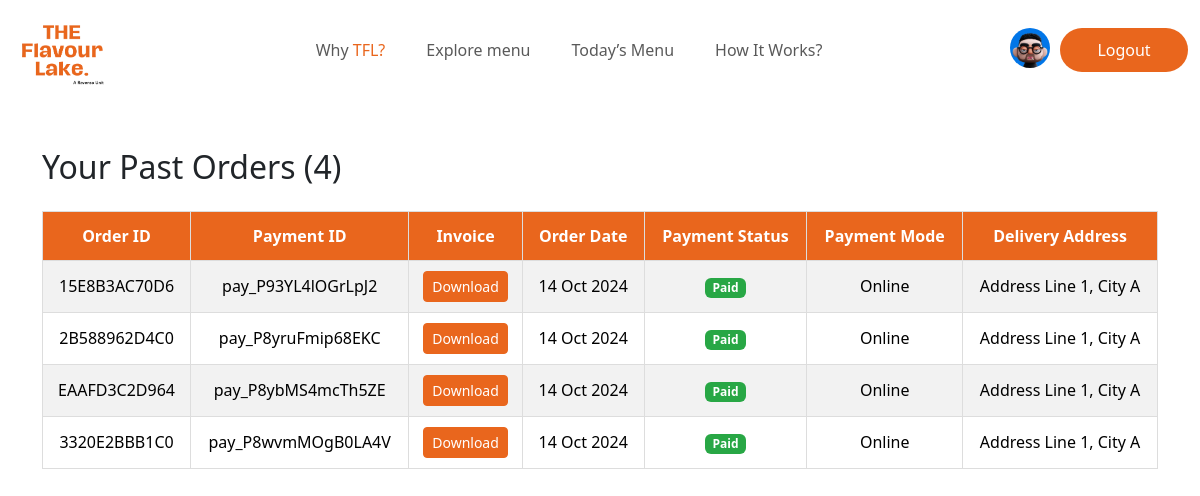
Before: /past_orders/ (signed in) with the older database file.
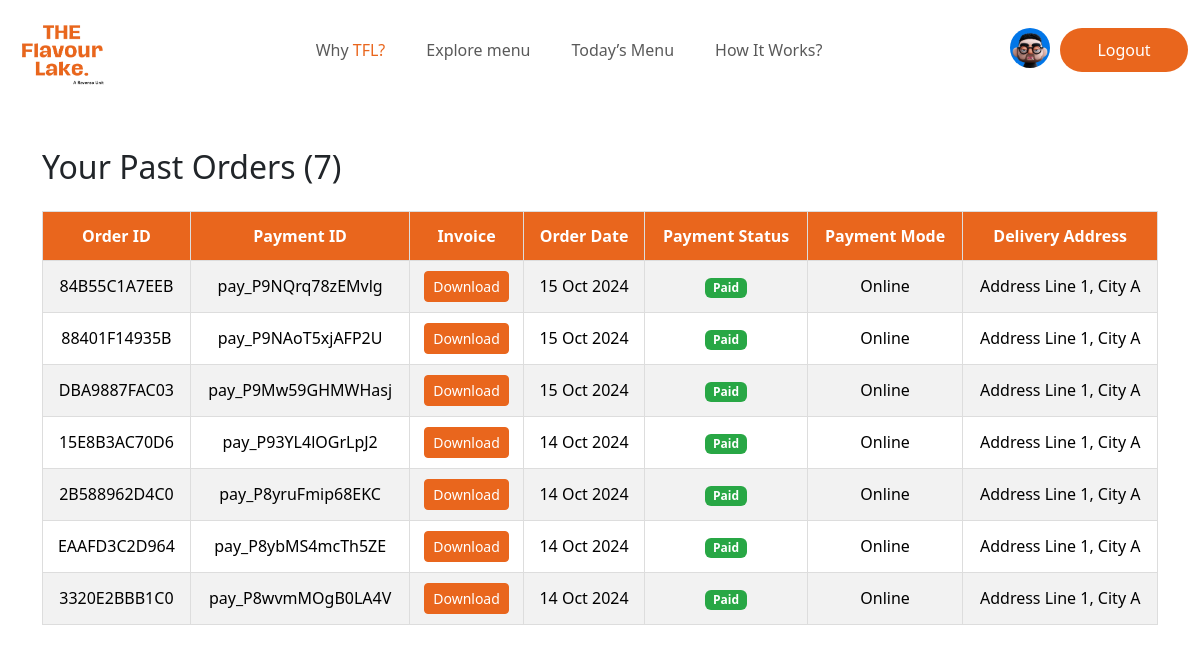
After: the same page with the newer database file.
### home/models.py (models this page shows, shortened)
class Order(models.Model):
    order_id = models.CharField(max_length=12, unique=True, blank=True, null=True)
    payment_id = models.CharField(max_length=100, unique=True, blank=True, null=True)
    pdf_invoice = models.FileField(upload_to='invoices/', blank=True, null=True)
    created_at = models.DateTimeField(auto_now_add=True, blank=True, null=True)
    customer_email = models.EmailField(blank=True, null=True)
    payment_status = models.CharField(max_length=10, choices=[('pending', 'Pending'), ('paid', 'Paid')], default='pending')
    payment_mode = models.CharField(max_length=10, choices=[('online', 'Online'), ('cash', 'Cash')], default='online')
    delivery_address = models.ForeignKey(DeliveryAddress, on_delete=models.SET_NULL, null=True, blank=True)
    delivery_otp = models.IntegerField(default=0, null=True, blank=True)
    delivery_status = models.CharField(max_length=10, choices=[('pending', 'Pending'), ('delivered', 'Delivered')], default='pending')

class DeliveryAddress(models.Model):
    user = models.ForeignKey(User, on_delete=models.CASCADE, related_name='delivery_addresses')
    address_line1 = models.CharField(max_length=255,default="Address Line 1")
    city = models.CharField(max_length=100,default="City A")
    phone_number = models.CharField(max_length=15,default="9999900000")
    is_primary = models.BooleanField(default=False)
    created_at = models.DateTimeField(auto_now_add=True)
    updated_at = models.DateTimeField(auto_now=True)
    def __str__(self):
        return f"{self.address_line1}, {self.city}"

### home/views.py (the view)
# urls.py: path('past_orders/', views.past_orders, name='past_orders'),
@login_required
def past_orders(request):
    past_orders = Order.objects.filter(customer_email=request.user.email).order_by('-created_at')
    context = {
        'past_orders': past_orders,
    }
    return render(request, 'apps/home/past_orders.html',context)

### templates/apps/home/past_orders.html (shortened to what this page needs)
{% extends "account/base_entrance.html" %}
{% load i18n %}
{% load static %}
{% load allauth account %}
{% block content %}
    <div class="container mt-5">
        <h2 class="mb-4">Your Past Orders ({{ past_orders.count }})</h2>
        {% if past_orders %}
        <div class="table-responsive">
            <table class="table table-striped table-bordered orders-table">
                <thead class="thead-dark" style="background-color: #E9661C; color: white;">
                    <tr>
                        <th>Order ID</th>
                        <th>Payment ID</th>
                        <th>Invoice</th>
                        <th>Order Date</th>
                        <th>Payment Status</th>
                        <th>Payment Mode</th>
                        <th>Delivery Address</th>
                    </tr>
                </thead>
                <tbody>
                    {% for order in past_orders %}
                    <tr class="mb-3">
                        <td data-label="Order ID">{{ order.order_id }}</td>
                        <td data-label="Payment ID">{{ order.payment_id }}</td>
                        <td data-label="Invoice">
                            {% if order.pdf_invoice %}
                                <a href="{{ order.pdf_invoice.url }}" class="btn btn-sm btn-primary" target="_blank">Download</a>
                            {% else %}
                                No Invoice
                            {% endif %}
                        </td>
                        <td data-label="Order Date">{{ order.created_at|date:"d M Y" }}</td>
                        <td data-label="Payment Status">
                            <span class="badge {% if order.payment_status == 'paid' %}badge-success{% else %}badge-warning{% endif %}">
                                {{ order.payment_status|title }}
                            </span>
                        </td>
                        <td data-label="Payment Mode">{{ order.payment_mode|title }}</td>
                        <td data-label="Delivery Address">
                            {% if order.delivery_address %}
                                {{ order.delivery_address|truncatechars:30 }}
                            {% else %}
                                No Address Provided
                            {% endif %}
                        </td>
                    </tr>
                    {% endfor %}
                </tbody>
            </table>
        </div>
        {% else %}
        <p class="text-center">You have no past orders.</p>
        {% endif %}
    </div>
{% endblock content %}

### templates/allauth/layouts/base.html (shortened to what this page needs)
{% load i18n %}
{% load static %}
<!DOCTYPE html>
<html>
    <head>
        <link rel="stylesheet" href="{% static 'assets/css/navbar.css' %}">
        <link href="https://cdn.jsdelivr.net/npm/bootstrap@5.3.3/dist/css/bootstrap.min.css" rel="stylesheet">
    </head>
    <body>
        {% block body %}
            {% include 'apps/partials/navbar.html' %}
            {% block content %}
            {% endblock content %}
        {% endblock body %}
    </body>
</html>

### templates/apps/partials/navbar.html (shortened to what this page needs)
{% load static %}
<nav class="navbar navbar-expand-lg" style="z-index: 10000;">
    <div class="container-fluid">
      <a class="navbar-brand" href="{% url 'home:home' %}" style="z-index: 10005;">
        <img src="{% static 'assets/img/home/tfl_logo.webp' %}" alt="">
      </a>
      <div class="collapse navbar-collapse" id="navbarSupportedContent">
        <ul class="navbar-nav me-auto mb-2 mb-lg-0" style="width: 100%;justify-content: center;gap: 25px;">
          <li class="nav-item">
            <a class="nav-link" aria-current="page" href="{% url 'home:home' %}#why_tfl">Why <span style="color: #E9661D;">TFL?</span></a>
          </li>
          <li class="nav-item">
            <a class="nav-link" aria-current="page" href="{% url 'home:home' %}#best_seller">Explore menu</a>
          </li>
          <li class="nav-item">
            <a class="nav-link" aria-current="page" href="{% url 'home:home' %}#today_menu">Today’s Menu</a>
          </li>
          <li class="nav-item">
            <a class="nav-link" aria-current="page" href="{% url 'home:home' %}#how_works">How It Works?</a>
          </li>
        </ul>
        <form class="d-flex">
          {% if user.is_authenticated %}
          <div class="profile-badge">
            <a href="{% url 'home:user_profile' %}" style="display: flex;align-items: center;justify-content: center;color: #E9661D;">
              {% if user.socialaccount_set.exists %}
                {% with user.socialaccount_set.first as social_account %}
                  <img width="40px" height="40px" style="border-radius: 50%;margin-right: 10px;" src="{{ social_account.extra_data.picture }}" alt="Profile" class="profile-picture">
                {% endwith %}
              {% elif user.profile.picture %}
                <img width="40px" height="40px" style="border-radius: 50%;margin-right: 10px;" src="{{ user.profile.picture.url }}" alt="Profile" class="profile-picture">
              {% else %}
                <img width="40px" height="40px" style="border-radius: 50%;margin-right: 10px;" src="{% static 'assets/img/avatar.webp' %}" alt="Profile" class="profile-picture">
              {% endif %}
            </a>
          </div>
            <button onclick="location.href='{% url 'account_logout' %}'" class="login_logging_btn" type="button">Logout</button>
          {% endif %}
        </form>
      </div>
    </div>
  </nav>

### static/assets/css/navbar.css (style rules this page uses)
.navbar-brand img { width: 100px; }
.login_logging_btn { background-color: #E9661D; border-radius: 25px; border: none; padding: 10px; color: white; width:8em; }
.nav-link { border-bottom: 2px solid transparent; }

### templates/apps/home/past_orders.html (style rules this page uses)
.orders-table { border: 1px solid #ddd; font-size: 16px; }
.orders-table th { background-color: #E9661D; color: white; text-align: center; padding: 12px; }
.orders-table td { padding: 10px; vertical-align: middle; text-align: center; }
.orders-table .btn-primary { background-color: #E9661D; border-color: #E9661D; }
.orders-table .badge-success { background-color: #28a745; }

Changed rows visible on the page:
added Order: order_id "84B55C1A7EEB", payment_id "pay_P9NQrq78zEMvlg", created_at "15 Oct 2024", payment_status "Paid", payment_mode "Online", delivery_address "Address Line 1, City A"
added Order: order_id "88401F14935B", payment_id "pay_P9NAoT5xjAFP2U", created_at "15 Oct 2024", payment_status "Paid", payment_mode "Online", delivery_address "Address Line 1, City A"
added Order: order_id "DBA9887FAC03", payment_id "pay_P9Mw59GHMWHasj", created_at "15 Oct 2024", payment_status "Paid", payment_mode "Online", delivery_address "Address Line 1, City A"
Other visible differences:
{{ past_orders.count }}: "4" → "7"
